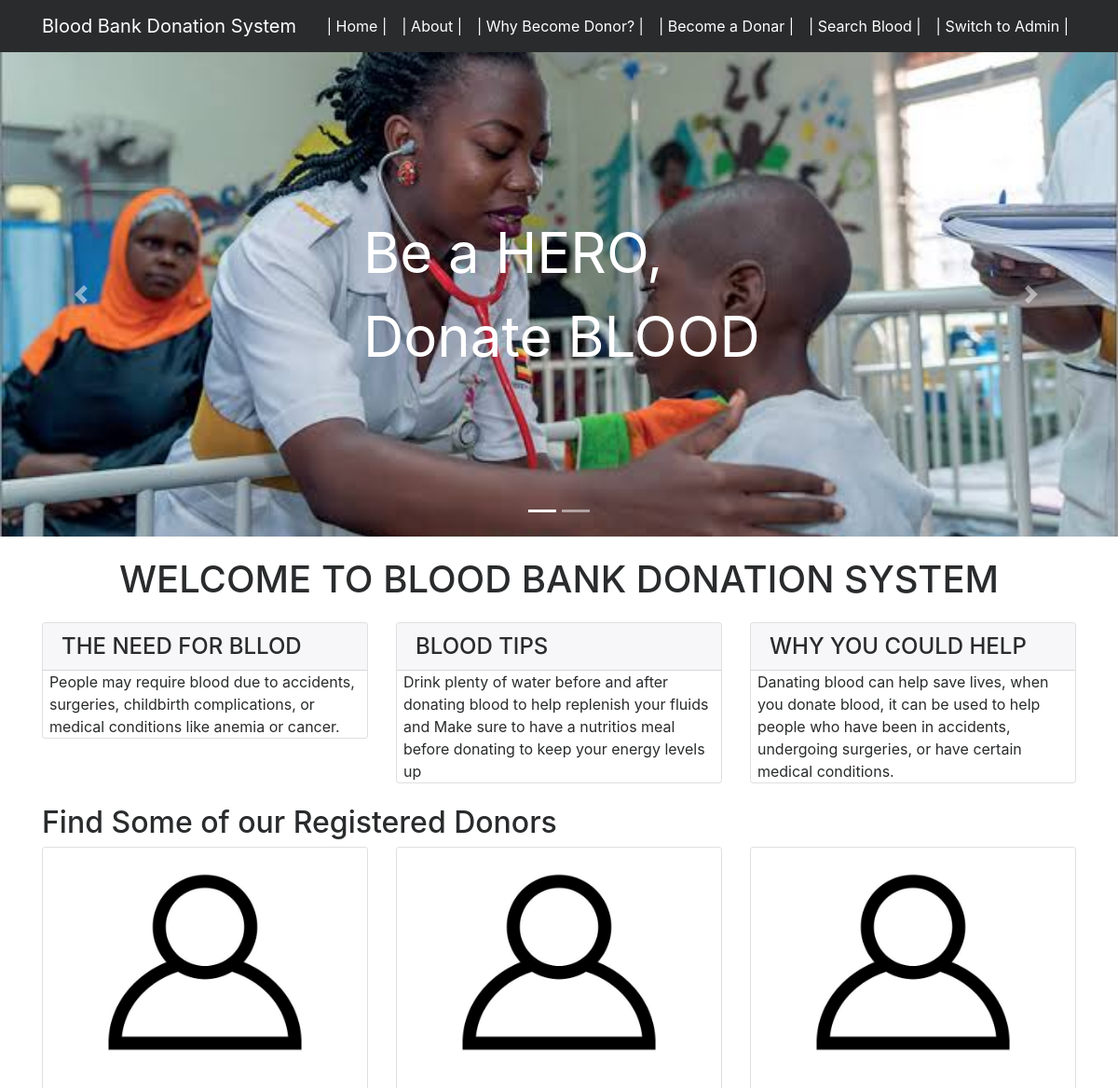
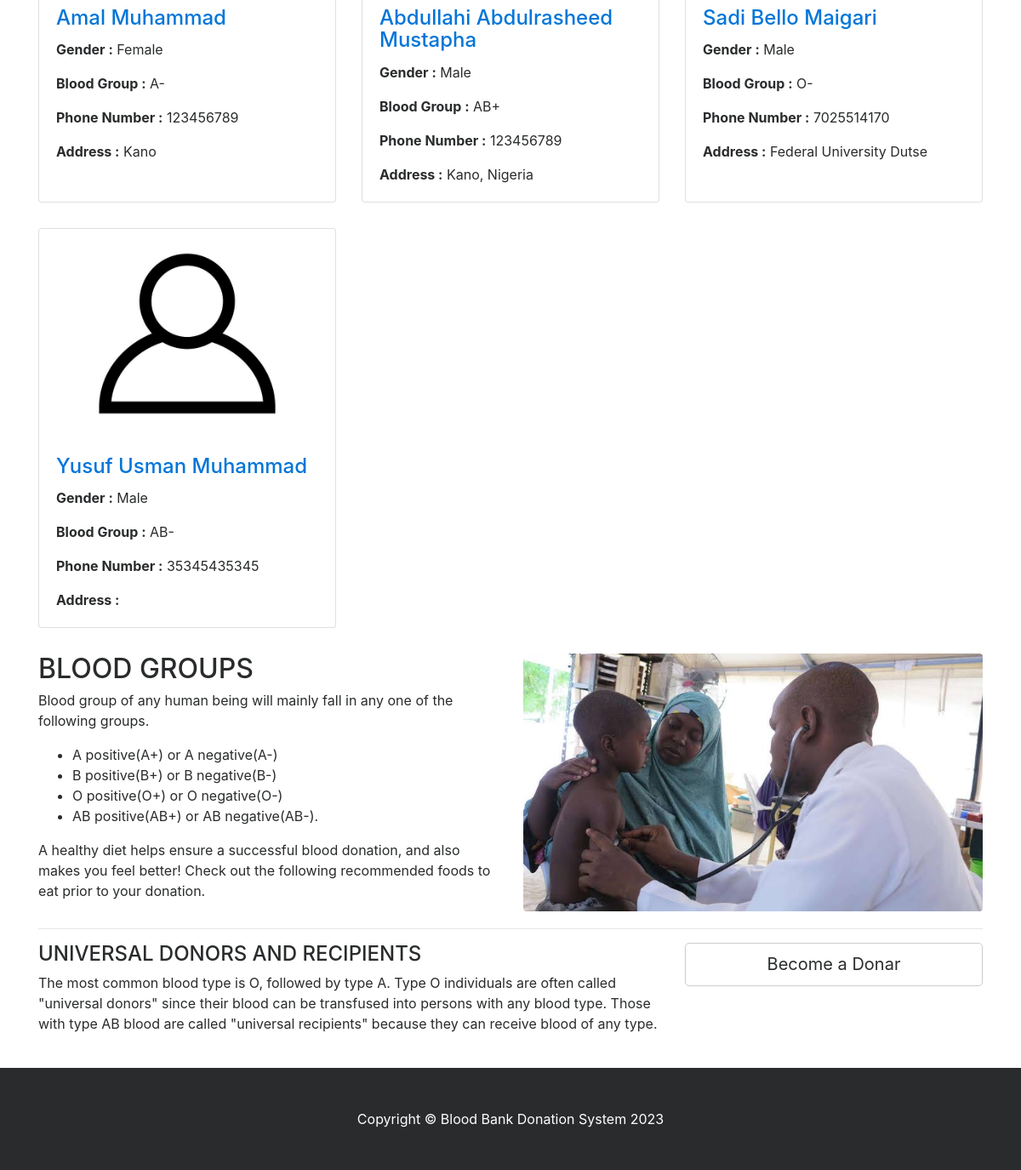
/bbdms/index.php, run on the app's committed database (2 pictures, top to bottom).
### tables this page shows
CREATE TABLE `tblblooddonars` (
  `id` int(11) NOT NULL,
  `FullName` varchar(100) DEFAULT NULL,
  `MobileNumber` char(11) DEFAULT NULL,
  `EmailId` varchar(100) DEFAULT NULL,
  `Gender` varchar(20) DEFAULT NULL,
  `Age` int(11) DEFAULT NULL,
  `BloodGroup` varchar(20) DEFAULT NULL,
  `Address` varchar(255) DEFAULT NULL,
  `Message` mediumtext DEFAULT NULL,
  `PostingDate` timestamp NOT NULL DEFAULT current_timestamp(),
  `status` int(1) DEFAULT NULL
);

### bbdms/index.php (the view, shortened to what this page needs)
<?php
include('includes/config.php');
?>
<!DOCTYPE html>
<html lang="en">
<head>
    <link href="vendor/bootstrap/css/bootstrap.min.css" rel="stylesheet">
    <link href="vendor/font-awesome/css/font-awesome.min.css" rel="stylesheet" type="text/css">
    <link href="css/modern-business.css" rel="stylesheet">
</head>
<body>
<?php include('includes/header.php');?>
<?php include('includes/slider.php');?>
    <div class="container">
        <center><h1 class="my-4">WELCOME TO BLOOD BANK DONATION SYSTEM</h1></center>
        <div class="row">
            <div class="col-lg-4 mb-4">
                <div class="card">
                    <h4 class="card-header">THE NEED FOR BLLOD</h4>
                        <p class="card-text" style="padding-left:2%"> People may require blood due to accidents, surgeries, childbirth complications, or medical conditions like anemia or cancer. </p>
                </div>
            </div>
            <div class="col-lg-4 mb-4">
                <div class="card">
                    <h4 class="card-header">BLOOD TIPS</h4>
                        <p class="card-text" style="padding-left:2%"> Drink plenty of water before and after donating blood to help replenish your fluids and Make sure to have a nutritios meal before donating to keep your energy levels up  </p>
                </div>
            </div>
            <div class="col-lg-4 mb-4">
                <div class="card">
                    <h4 class="card-header">WHY YOU COULD HELP</h4>
                        <p class="card-text" style="padding-left:2%"> Danating blood can help save lives, when you donate blood, it can be used to help people who have been in accidents, undergoing surgeries, or have certain medical conditions.
                </div>
            </div>
        </div>
        <h2>Find Some of our Registered Donors</h2>
        <div class="row">
                   <?php
$status=1;
$sql = "SELECT * from tblblooddonars where status=:status order by rand() limit 6";
$query = $dbh -> prepare($sql);
$query->bindParam(':status',$status,PDO::PARAM_STR);
$query->execute();
$results=$query->fetchAll(PDO::FETCH_OBJ);
if($query->rowCount() > 0)
{
foreach($results as $result)
{ ?>
            <div class="col-lg-4 col-sm-6 portfolio-item">
                <div class="card h-100">
                    <a href="#"><img class="card-img-top img-fluid" src="images/blood-donor.jpg" alt="" ></a>
                    <div class="card-block">
                        <h4 class="card-title"><a href="#"><?php echo htmlentities($result->FullName);?></a></h4>
<p class="card-text"><b>Gender :</b> <?php echo htmlentities($result->Gender);?></p>
<p class="card-text"><b>Blood Group :</b> <?php echo htmlentities($result->BloodGroup);?></p>
<p class="card-text"><b>Phone Number :</b> <?php echo htmlentities($result->MobileNumber);?></p>
<p class="card-text"><b>Address :</b> <?php echo htmlentities($result->Address);?></p>
                    </div>
                </div>
            </div>
            <?php }} ?>
        </div>
        <div class="row">
            <div class="col-lg-6">
                <h2>BLOOD GROUPS</h2>
          <p>  Blood group of any human being will mainly fall in any one of the following groups.</p>
                <ul>
<li>A positive(A+) or A negative(A-)</li>
<li>B positive(B+) or B negative(B-)</li>
<li>O positive(O+) or O negative(O-)</li>
<li>AB positive(AB+) or AB negative(AB-).</li>
                </ul>
                <p>A healthy diet helps ensure a successful blood donation, and also makes you feel better! Check out the following recommended foods to eat prior to your donation.</p>
            </div>
            <div class="col-lg-6">
                <img class="img-fluid rounded" src="images/blood-donor (1).jpeg" alt="">
            </div>
        </div>
        <hr>
        <div class="row mb-4">
            <div class="col-md-8">
            <h4>UNIVERSAL DONORS AND RECIPIENTS</h4>
                <p>
The most common blood type is O, followed by type A.
Type O individuals are often called "universal donors" since their blood can be transfused into persons with any blood type. Those with type AB blood are called "universal recipients" because they can receive blood of any type.</p>
            </div>
            <div class="col-md-4">
                <a class="btn btn-lg btn-secondary btn-block" href="become-donar.php">Become a Donar</a>
            </div>
        </div>
    </div>
  <?php include('includes/footer.php');?>
</body>
</html>

### bbdms/includes/header.php (shortened to what this page needs)
<nav class="navbar fixed-top navbar-toggleable-md navbar-inverse bg-inverse">
    <div class="container">
        <a class="navbar-brand" href="index.php" style="font-size: 20px;">Blood Bank Donation System</a>
        <div class="collapse navbar-collapse" id="navbarExample">
            <ul class="navbar-nav ml-auto">
                <li class="nav-item">
                    <a class="nav-link" href="index.php" style="color: white;">| Home |</a>
                </li>
                <li class="nav-item">
                    <a class="nav-link" href="page.php?type=aboutus" style="color: white;">| About |</a>
                </li>
                <li class="nav-item">
                    <a class="nav-link" href="page.php?type=donor" style="color: white;">| Why Become Donor? |</a>
                </li>
                <li class="nav-item">
                    <a class="nav-link" href="become-donar.php" style="color: white;">| Become a Donar |</a>
                </li>
                 <li class="nav-item">
                    <a class="nav-link" href="search-donor.php" style="color: white;">| Search Blood |</a>
                </li>
                <li class="nav-item">
                    <a class="nav-link" href="admin/index.php" style="color: white;">| Switch to Admin |</a>
                </li>
            </ul>
        </div>
    </div>
</nav>

### bbdms/includes/slider.php (shortened to what this page needs)
<header>
       <div id="carouselExampleIndicators" class="carousel slide" data-ride="carousel">
           <ol class="carousel-indicators">
               <li data-target="#carouselExampleIndicators" data-slide-to="0" class="active"></li>
               <li data-target="#carouselExampleIndicators" data-slide-to="1"></li>
           </ol>
           <div class="carousel-inner" role="listbox">
               <div class="carousel-item active" style="background-image: url('images/banner1.jpeg'); ">
                   <div class="carousel-caption d-none d-md-block">
                   </div>
                   <div class="text" style="position: absolute; left:55%; top: 50%; color: white; transform: translate(-50%, -50%); font-size: 60px;">Be a HERO, Donate BLOOD</div>
               </div>
           </div>
           <a class="carousel-control-prev" href="#carouselExampleIndicators" role="button" data-slide="prev">
               <span class="carousel-control-prev-icon" aria-hidden="true"></span>
           </a>
           <a class="carousel-control-next" href="#carouselExampleIndicators" role="button" data-slide="next">
               <span class="carousel-control-next-icon" aria-hidden="true"></span>
           </a>
       </div>
   </header>

### bbdms/includes/footer.php
<footer class="py-5 bg-inverse">
      <div class="container">
          <p class="m-0 text-center text-white">Copyright &copy; Blood Bank Donation System 2023</p>
      </div>
  </footer>

### bbdms/css/modern-business.css (style rules this page uses)
body { padding-top: 54px; }
@media (min-width: 992px) { body { padding-top: 56px; } }
.carousel-item { height: 65vh; min-height: 300px; background: no-repeat center center scroll; -webkit-background-size: cover; -moz-background-size: cover; -o-background-size: cover; background-size: cover; }
.portfolio-item { margin-bottom: 30px; }

### bbdms/index.php (style rules this page uses)
.carousel-item.active, .carousel-item-next, .carousel-item-prev { display: block; }

### data on the page
tblblooddonars: FullName "Amal Muhammad", Gender "Female", BloodGroup "A-", MobileNumber "123456789", Address "Kano"
tblblooddonars: FullName "Abdullahi Abdulrasheed Mustapha", Gender "Male", BloodGroup "AB+", MobileNumber "123456789", Address "Kano, Nigeria"
tblblooddonars: FullName "Sadi Bello Maigari", Gender "Male", BloodGroup "O-", MobileNumber "7025514170", Address "Federal University Dutse"
tblblooddonars: FullName "Yusuf Usman Muhammad", Gender "Male", BloodGroup "AB-", MobileNumber "35345435345"
